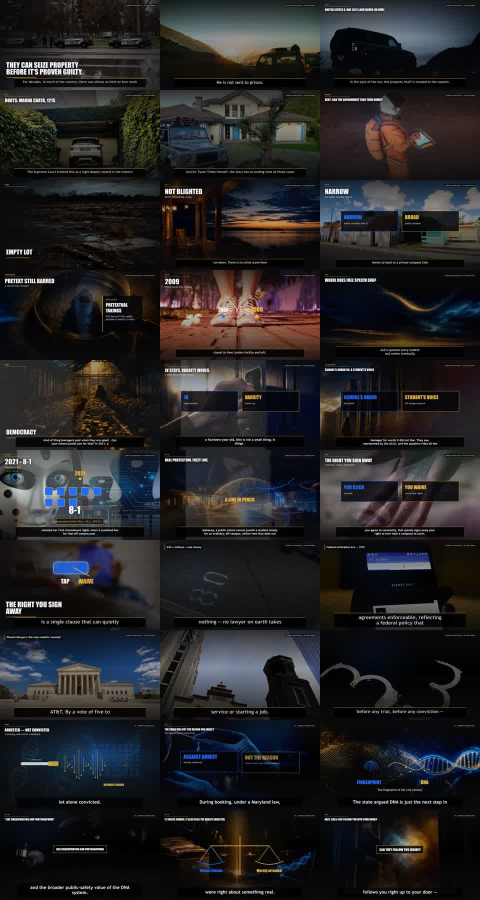
#> input picture episodes/_planning/pd_009_013_review_contacts_latest.jpg, 960 x 1800 px (shown at 1/2 size)
$ python -i generate_titan_hero_sdxl.py   (imports and definitions only)   (older library calls are emulated)
#> lines starting #> are read from the running program, lines starting #| are printed output that depends on the picture
#!/usr/bin/env python3
"""Generate and QC EP16 Titan SDXL hero stills via local A1111.

This script is intentionally limited to image generation/registration for
PD-2026-016-titan. It does not touch audio, edit, render, publish, or other
episodes.
"""

from __future__ import annotations

import argparse
import base64
import datetime as dt
import hashlib
import json
import math
import os
import random
import re
import shutil
import sys
import time
from dataclasses import dataclass
from pathlib import Path
from typing import Any

import cv2
import numpy as np
import requests
from PIL import Image, ImageDraw, ImageStat


EPISODE_ID = "PD-2026-016-titan"
WIDTH = 1344
HEIGHT = 768
VARIATIONS = 6
TARGET_KEEP = 110


@dataclass
class PromptSpec:
    prompt_id: str
    title: str
    motion: str
    body: str


def now_iso() -> str:
    return dt.datetime.now(dt.timezone.utc).replace(microsecond=0).isoformat()


# [54 lines left out: functions read_text, parse_prompt_pack, sha256_file, valid_image, not called in this run]


def image_path(hero_dir: Path, prompt_id: str, variation: int) -> Path:
    return hero_dir / f"{prompt_id}_v{variation}.png"


# [8 lines left out: function existing_image_path, not called in this run]


def all_six_valid(hero_dir: Path, prompt_id: str) -> bool:
    return all(valid_image(image_path(hero_dir, prompt_id, v)) for v in range(1, VARIATIONS + 1))


# [95 lines left out: functions post_json, get_json, ensure_a1111, generate_one, create_contact_sheet, not called in this run]


def laplacian_variance(img: Image.Image) -> float:
    arr = np.array(img.convert("L"))
    return float(cv2.Laplacian(arr, cv2.CV_64F).var())


def avg_hash(img: Image.Image, size: int = 16) -> int:
    gray = img.convert("L").resize((size, size), Image.Resampling.BILINEAR)
    arr = np.asarray(gray, dtype=np.float32)
    mean = float(arr.mean())
    bits = (arr > mean).flatten()
    value = 0
    for bit in bits:
        value = (value << 1) | int(bit)
    return value


def hamming(a: int, b: int) -> int:
    return int((a ^ b).bit_count())


def detect_faces(img: Image.Image) -> int:
    gray = np.array(img.convert("L"))
    cascade_path = Path(cv2.data.haarcascades) / "haarcascade_frontalface_default.xml"
    cascade = cv2.CascadeClassifier(str(cascade_path))
    if cascade.empty():
        return 0
    faces = cascade.detectMultiScale(gray, scaleFactor=1.08, minNeighbors=5, minSize=(64, 64))
    return int(len(faces))


def image_metrics(path: Path) -> dict[str, Any]:
    with Image.open(path) as img:
#> img is the input picture: PIL image 960x1800 RGB; mean R, G, B 36.2, 35.3, 36.8
        rgb = img.convert("RGB")
        blur = laplacian_variance(rgb)
#> in laplacian_variance, `arr = np.array(img.convert("L"))`:
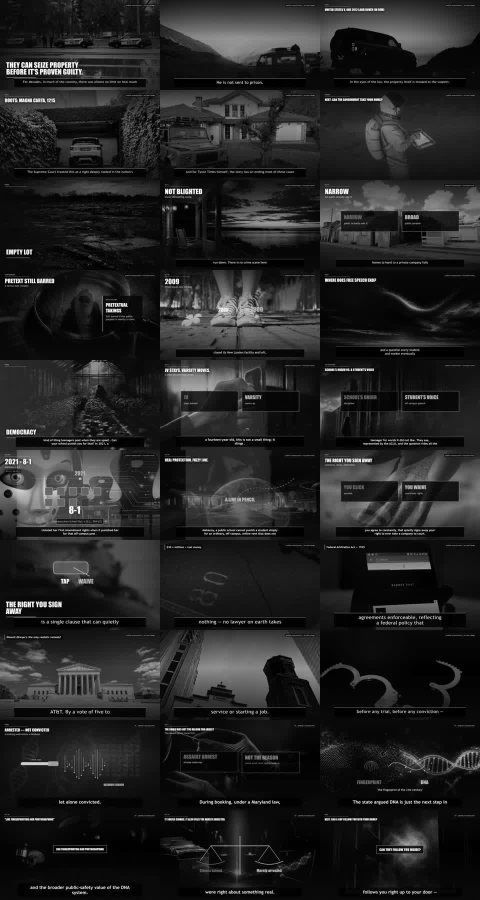
#> arr: shape (1800, 960) (shown at 1/2 size); min 0, max 255, mean 35.7
#> blur = 1098.5
        hsv = rgb.convert("HSV")
#> hsv: PIL image 960x1800 HSV; mean H, S, V 99.1, 90.9, 43.5
        stat = ImageStat.Stat(hsv)
        sat_mean = float(stat.mean[1])
#> sat_mean = 90.87
        sat_extreme = float((np.asarray(hsv)[:, :, 1] > 235).mean())
#> sat_extreme = 0.0557
        brightness = float(ImageStat.Stat(rgb.convert("L")).mean[0])
#> brightness = 35.71
        face_count = detect_faces(rgb)
#> in detect_faces, `faces = cascade.detectMultiScale(gray, scaleFactor=1.08, minNeighbors=..`: faces = ()
#> face_count = 0
        ah = avg_hash(rgb)
#> in avg_hash, `gray = img.convert("L").resize((size, size), Image.Resampling.BILINEAR)`:
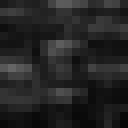
#> gray: PIL image 16x16 L (shown 8 times larger); min 5, max 101, mean 35.8
#> in avg_hash, `mean = float(arr.mean())`: mean = 35.83
#> the loop in avg_hash, `for bit in bits:` made 256 passes
#> (bit, value) on passes 2 to 4: (False, 0), (True, 1), (False, 2)
#> after the loop in avg_hash, `for bit in bits:`: value = 18092484612592857190129957904914940528718144970165181102047116661287691485188
#> ah has the same summary as value in avg_hash
    return {
        "blur": blur,
        "sat_mean": sat_mean,
        "sat_extreme_ratio": sat_extreme,
        "brightness": brightness,
        "face_count": face_count,
        "avg_hash": ah,
    }


# [178 lines left out: functions score_metrics, load_generation_log, append_jsonl, qc_images, not called in this run]


def artifact_uri(filename: str) -> str:
    return f"artifact://episodes/{EPISODE_ID}/05_stock/hero/{filename}"


# [232 lines left out: functions write_usable_assets, update_asset_manifest, main, not called in this run]


# [2 lines not run here, left out]

>>> result = image_metrics('../episodes/_planning/pd_009_013_review_contacts_latest.jpg')
#> result = {'blur': 1098.5, 'sat_mean': 90.87, 'sat_extreme_ratio': 0.0557, 'brightness': 35.71, 'face_count': 0, 'avg_hash': 18092484612592857190129957904914940528718144970165181102047116661287691485188}
